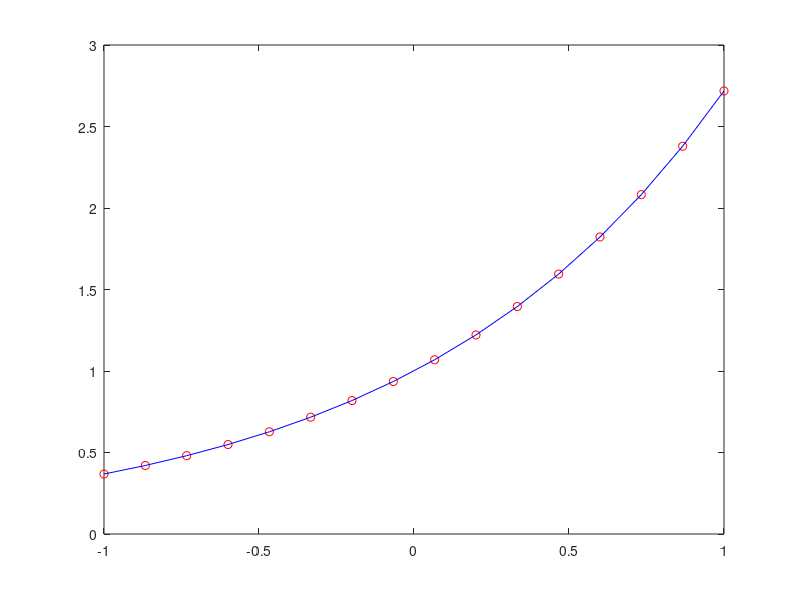

The MATLAB source for this figure:
% Script File: ExpPlot
% Examines the function f(x) = ((1 + x/24)/(1 - x/12 + x^2/384))^8
% as an approximation to exp(z) across [0,1].

close all
x = linspace(-1,1,16);
num  = 1 + x/24;
denom = 1 - x/12 + (x/384).*x;
quot = num./denom;
y = quot.^8;
% plot(x,y,x,exp(x))
 plot(x,y,'ro', x,exp(x),'b')
